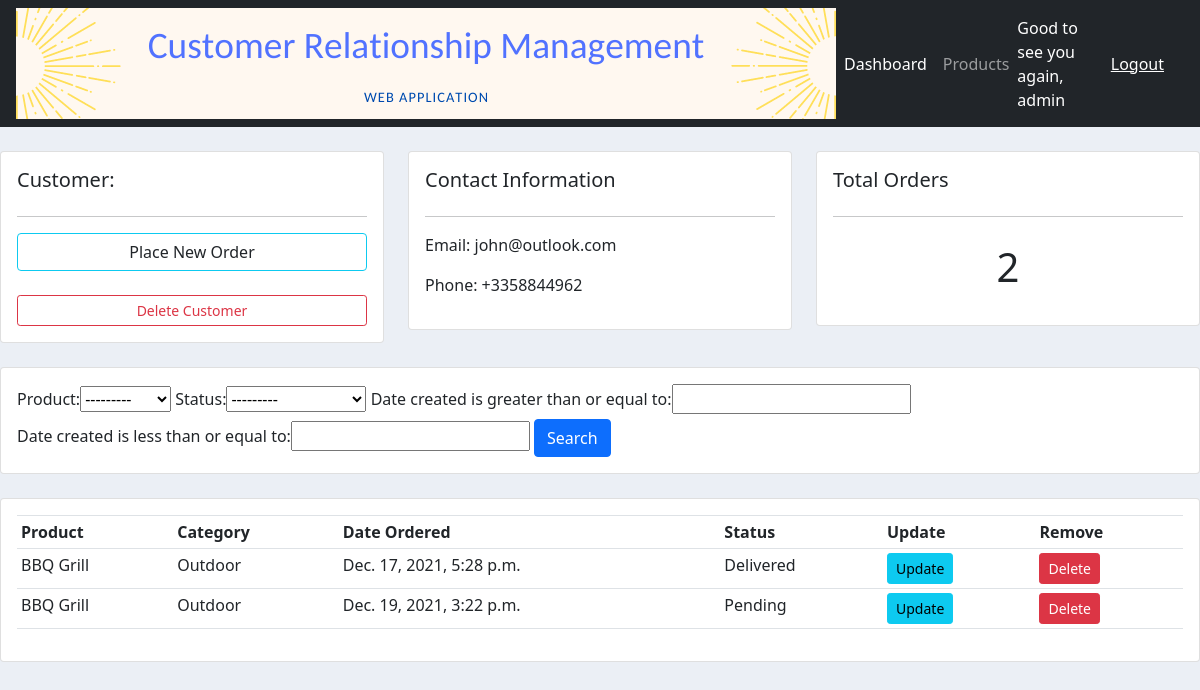
The app's page /customer/1/ (signed in) with its own data.
### accounts/models.py (models this page shows, shortened)
class Customer(models.Model):
    user = models.OneToOneField(User, null=True, blank=True, on_delete=models.CASCADE)
    name = models.CharField(max_length=100, null=True, blank=True)
    phone = models.CharField(max_length=12, null=True, blank=True)
    email = models.EmailField(max_length=30, null=True, blank=True)
    date_added = models.DateTimeField(auto_now_add=True, null=True)
    profile_pic = models.ImageField(default='demo_user.png' ,null=True, blank=True)
    def __str__(self):
        return self.name or self.user.username

class Order(models.Model):
    STATUS = (
        ('Pending', 'Pending'),
        ('Out for delivery', 'Out for delivery'),
        ('Delivered', 'Delivered'),
    )
    customer = models.ForeignKey(Customer, null=True, on_delete=models.SET_NULL)
    product = models.ForeignKey(Product, null=True, on_delete=models.SET_NULL)
    status = models.CharField(max_length=100, null=True, choices=STATUS)
    Date_created = models.DateTimeField(auto_now_add=True, null=True)

class Product(models.Model):
    CATEGORY = (
        ('Indoor', 'Indoor'),
        ('Outdoor', 'Outdoor'),
    )
    name = models.CharField(max_length=200, null=True)
    price = models.DecimalField(max_digits=10, decimal_places=2, null=True)
    category = models.CharField(max_length=100, null=True, choices=CATEGORY)
    tag = models.ManyToManyField(Tag)
    description = models.TextField(null=True)
    date_added = models.DateTimeField(auto_now_add=True, null=True)
    def __str__(self):
        return self.name

### accounts/decorators.py (the view)
        def wrapper(request, *args, **kwargs):
            group = None
            if request.user.groups.exists():
                group = request.user.groups.all()[0].name
            if group in allowed:
                return View_function(request, *args, **kwargs)
            else:
                return HttpResponse('You are not authorized to view this page')

### accounts/forms.py
class AddOrderForm(forms.ModelForm):
    class Meta:
        model = Order
        fields = ('customer', 'product', 'status')

### accounts/views.py (called while the page is built)
@login_required(login_url='login')
@allowed_users(allowed=['admin'])
def customerView(request, pk):
    form = AddOrderForm(request.POST or None)
    if request.method == 'POST':
        if form.is_valid():
            form.save()
    customer = Customer.objects.get(pk=pk)
    orders = customer.order_set.all()
    orders_count = orders.count()
    orderFilter = OrderFilter(request.GET, queryset=orders)
    orders = orderFilter.qs
    context = {
        'form' : form,
        'customer' : customer,
        'orders' : orders,
        'orders_count' : orders_count,
        'orderFilter' : orderFilter,
    }
    return render(request, 'accounts/customer.html', context)

### accounts/templates/accounts/customer.html (shortened to what this page needs)
{% extends 'accounts/acc_base.html' %}
{% load crispy_forms_tags %}
{% block content %}
	<br>
<div class="row">
	<div class="col-md">
		<div class="card card-body">
			<h5>Customer:</h5>
			<hr>
			<a class="btn btn-outline-info" data-bs-toggle="modal" data-bs-target="#AddOrderModal">Place New Order</a>
			<br>
			<a class="btn btn-outline-danger  btn-sm btn-block" href="{% url 'DeleteCustomer' customer.id %}">Delete Customer</a>
		</div>
	</div>
	<div class="col-md">
		<div class="card card-body">
			<h5>Contact Information</h5>
			<hr>
			<p>Email: {{customer.email}} </p>
			<p>Phone: {{customer.phone}} </p>
		</div>
	</div>
	<div class="col-md">
		<div class="card card-body">
			<h5>Total Orders</h5>
			<hr>
			<h1 style="text-align: center;padding: 10px">{{orders_count}}</h1>
		</div>
	</div>
</div>
<br>
<div class="row">
	<div class="col">
		<div class="card card-body">
			<form method="get">
				{{orderFilter.form}}
		    <button class="btn btn-primary" type="submit">Search</button>
		  </form>
		</div>
	</div>
</div>
<br>
<div class="row">
	<div class="col-md">
		<div class="card card-body">
			<table class="table table-sm">
				<tr>
					<th>Product</th>
					<th>Category</th>
					<th>Date Ordered</th>
					<th>Status</th>
					<th>Update</th>
					<th>Remove</th>
				</tr>
				{% for order in orders %}
				<tr>
					<td>{{order.product}}</td>
					<td>{{order.product.category}}</td>
					<td>{{order.Date_created}}</td>
					<td>{{order.status}}</td>
					<td><a href="{% url 'UpdateOrder' order.id %}" class="btn btn-sm btn-info">Update</a> </td>
					<td><a href="{% url 'DeleteOrder' order.id %}" class="btn btn-sm btn-danger">Delete</a> </td>
				</tr>
				{% endfor %}
			</table>
		</div>
	</div>
</div>
{% endblock %}

### accounts/templates/accounts/navbar.html (shortened to what this page needs)
{% load static %}
<nav class="navbar navbar-expand-lg navbar-dark bg-dark">
  <img src="{% static '/images/logo.png' %}">
  <div class="collapse navbar-collapse" id="navbarNav">
    <ul class="navbar-nav">
      {% if request.user.is_authenticated %}
      <li class="nav-item active">
        <a class="nav-link" href="{% url 'home' %}">Dashboard <span class="sr-only">(current)</span></a>
      </li>
      {% if request.user.is_staff %}
      <li class="nav-item">
        <a class="nav-link" href="{% url 'products' %}">Products</a>
      </li>
      {% else %}
      <li class="nav-item">
        <a class="nav-link" href="{% url 'settings' %}">Settings</a>
      </li>
      {% endif %}
      {% endif %}
    </ul>
  </div>
  {% if request.user.is_authenticated %}
  <span class="msg">Good to see you again, {{request.user}} </span>
  <span> <a class="msg" href="{% url 'logout' %}">Logout</a> </span>
  {% endif %}
</nav>

### static/css/acc_base.css (style rules this page uses)
body { background-color: #ebeff5; }

### accounts/templates/accounts/navbar.html (style rules this page uses)
.msg { font-size: 16px; color: #fff; margin-right: 20px; }

### records on screen
Customer: email "john@outlook.com", phone "+3358844962"
Order: product "BBQ Grill", product.category "Outdoor", Date_created "Dec. 17, 2021, 5:28 p.m.", status "Delivered"
Order: product "BBQ Grill", product.category "Outdoor", Date_created "Dec. 19, 2021, 3:22 p.m.", status "Pending"

### other values on screen
{{ request.user }} "admin"
{{ orders_count }} "2"
